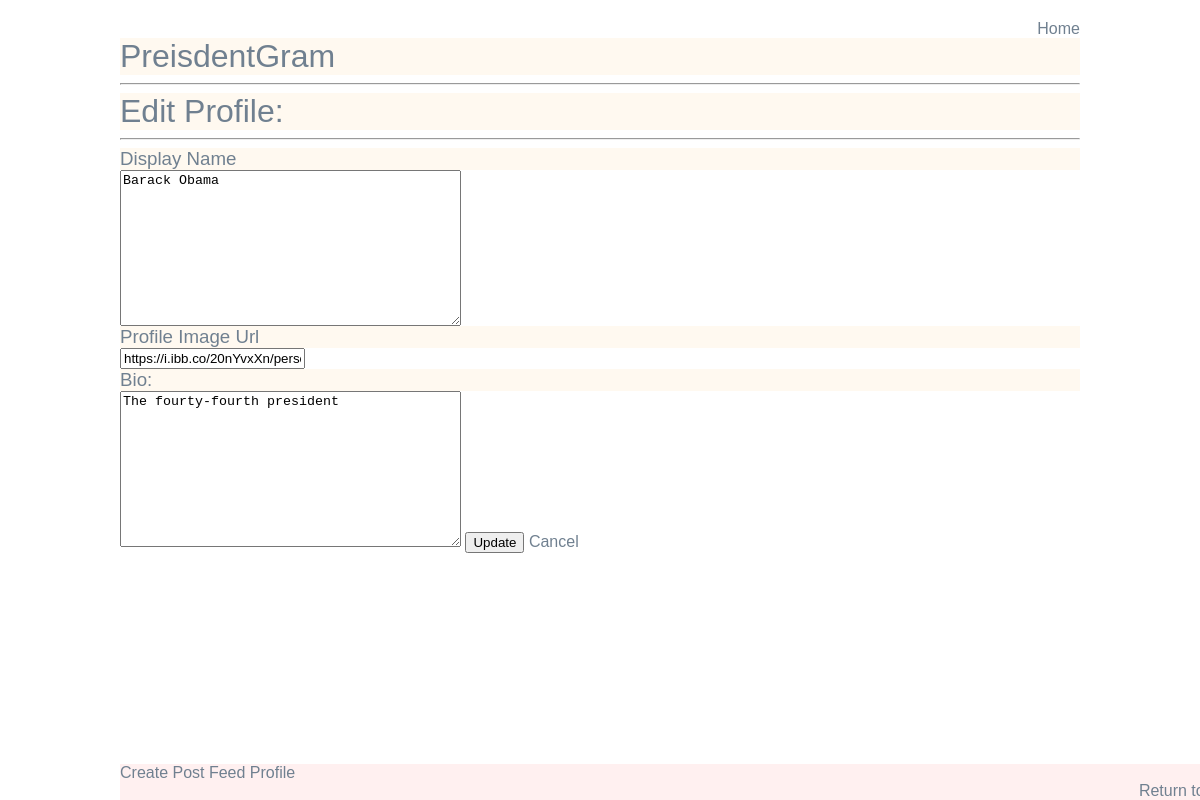
The app's page /mini_insta/profile/3/update, older data.
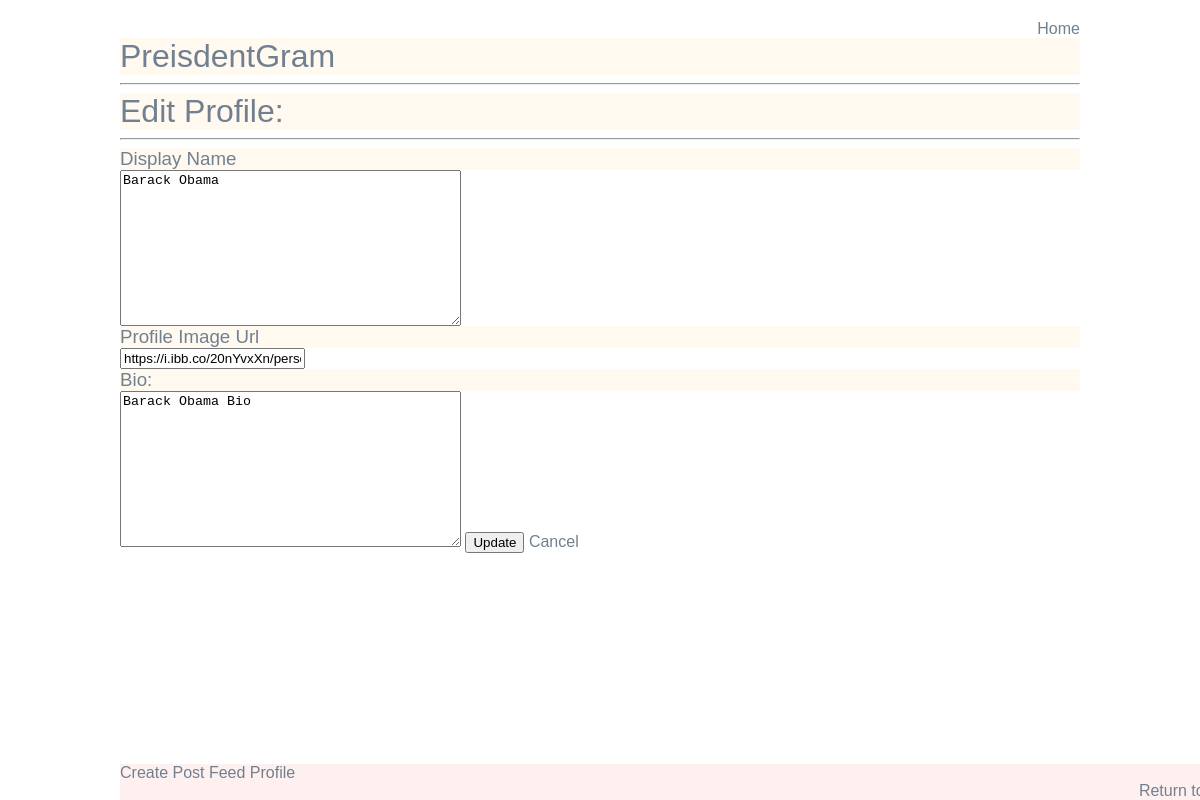
The same page, newer data.
### mini_insta/models.py (models this page shows, shortened)
class Profile(models.Model):
    username = models.TextField(blank=False)
    display_name = models.TextField(blank=False)
    profile_image_url = models.URLField(blank=False)
    bio_text = models.TextField(blank=False)
    join_date = models.DateField(auto_now=True)

### mini_insta/views.py (the view, shortened to what this page needs)
# urls.py: path('profile/<int:pk>/update', UpdateProfileView.as_view(), name='update_profile'),
class UpdateProfileView(UpdateView):
    model = models.Profile
    form_class = UpdateProfileForm
    template_name = "mini_insta/update_profile_form.html"

### mini_insta/forms.py
class UpdateProfileForm(forms.ModelForm):
    class Meta:
        model = Profile
        fields = ['display_name','profile_image_url', 'bio_text']

### mini_insta/templates/mini_insta/update_profile_form.html (shortened to what this page needs)
{% extends 'mini_insta/base.html' %}
{% load static %}
{% block content %}
<h1>Edit Profile:</h1>
<hr>
<form method = "POST">
    <h3>Display Name</h3>
    {{form.display_name}}
    <h3>Profile Image Url</h3>
    {{form.profile_image_url}}
    <h3>Bio:</h3>
    {{form.bio_text}}
    <button type="submit">Update</button>
    <a href="{% url 'profile' object.pk %}">Cancel</a>
</form>
{% endblock %}

### mini_insta/templates/mini_insta/base.html (shortened to what this page needs)
{% load static %}
<html>
    <head>
        <link rel="stylesheet" href="{% static 'as2.css' %}">
    </head>
    <body>
        <nav>
            <a href="{% url 'show_all' %}">Home</a>
        </nav>
        <h1>PreisdentGram</h1>
        <hr>
        {% block content %}
        {% endblock %}
    </body>
    <footer>
        {% if profile %}
        <a href="{% url 'create_post' profile.pk %}">Create Post</a>
        <a href="{% url 'feed' profile.pk %}">Feed</a>
        <a href="{% url 'profile' profile.pk %}">Profile</a>
        {% endif %}
        <nav>
            <a href="{% url 'show_all' %}">Return to all profiles View</a>
        </nav>
    </footer>
</html>

### static/as2.css (style rules this page uses)
body { background-color: #fff; color: slategray; font-family: arial; }
h1,h2,h3,h4,h5 { font-weight: normal; background:rgb(255, 249, 240); margin: 0; }
a, a:visited { color: slategrey; text-decoration: none; }
body { max-width: 960px; margin: 20px auto; padding: 20px auto; }
footer { width: 100%; background:rgb(255, 240, 240); position: fixed; bottom: 0px; }
nav { justify-self: end; background: none; color: darkblue; }

Row changes from the older to the newer data that the page shows:
changed Profile "Barack Obama": bio_text "The fourty-fourth president" → "Barack Obama Bio"
